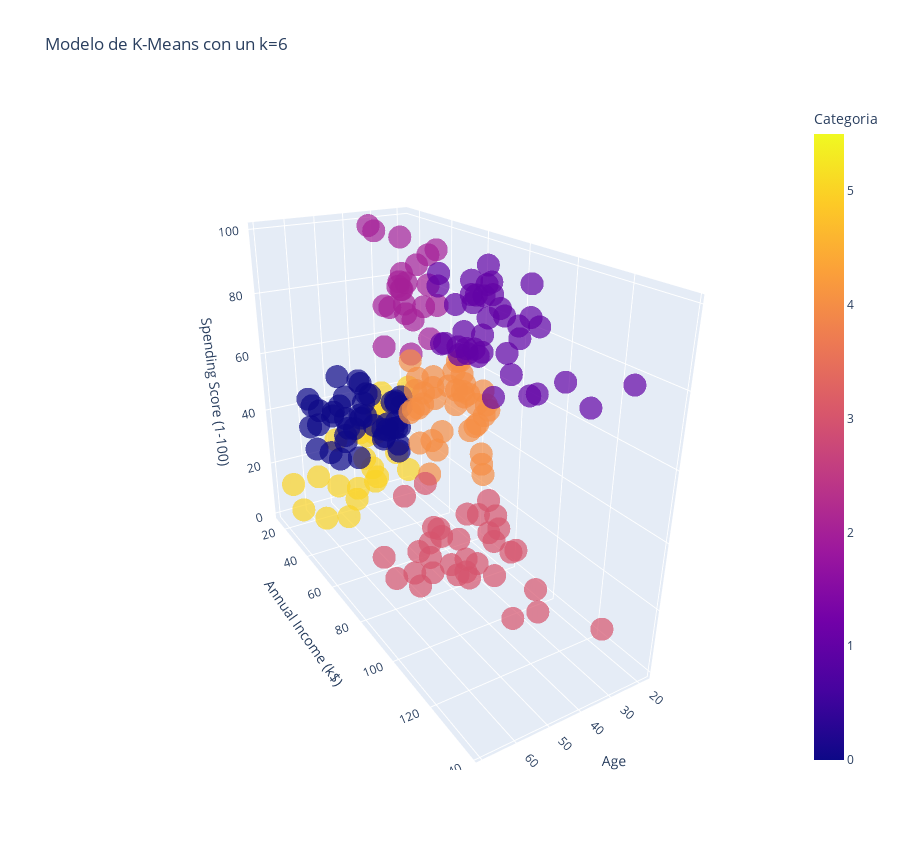

Notebook cell for this chart:
### Code cell
# Crear un modelo 3D de los datos agrupados

Grafica_3D = px.scatter_3d(df_filtrado, x='Age', y='Annual Income (k$)', z='Spending Score (1-100)', color='Categoria', symbol='Categoria', symbol_map={0: 'circle', 1: 'circle', 2: 'circle', 3: 'circle', 4: 'circle', 5: 'circle', 6: 'circle'}, opacity=0.7, width=900, height=850, title=f'Modelo de K-Means con un k={6}', labels={'label': 'Cluster'}, color_discrete_map={})
Grafica_3D.update_layout(showlegend=False)

### Figure 1 — Plotly figure (JSON) as saved in the notebook; plotly's stock layout.template omitted (floating-point values rounded to 4 significant figures)
{"data": [{"hovertemplate": "Categoria=%{marker.color}<br>Age=%{x}<br>Annual Income (k$)=%{y}<br>Spending Score (1-100)=%{z}<extra></extra>", "legendgroup": "5", "marker": {"color": [5, 5, 5, 5, 5, 5, 5, 5, 5, 5, 5, 5, 5, 5, 5, 5, 5, 5, 5, 5, 5, 5], "coloraxis": "coloraxis", "opacity": 0.7, "symbol": "circle"}, "mode": "markers", "name": "5", "scene": "scene", "showlegend": true, "type": "scatter3d", "x": [19, 20, 31, 35, 64, 67, 58, 37, 35, 52, 35, 46, 54, 45, 40, 60, 53, 49, 42, 36, 48, 49], "y": [15, 16, 17, 18, 19, 19, 20, 20, 21, 23, 24, 25, 28, 28, 29, 30, 33, 33, 34, 37, 39, 39], "z": [39, 6, 40, 6, 3, 14, 15, 13, 35, 29, 35, 5, 14, 32, 31, 4, 4, 14, 17, 26, 36, 28]}, {"hovertemplate": "Categoria=%{marker.color}<br>Age=%{x}<br>Annual Income (k$)=%{y}<br>Spending Score (1-100)=%{z}<extra></extra>", "legendgroup": "2", "marker": {"color": [2, 2, 2, 2, 2, 2, 2, 2, 2, 2, 2, 2, 2, 2, 2, 2, 2, 2, 2, 2, 2, 2, 2], "coloraxis": "coloraxis", "opacity": 0.7, "symbol": "circle"}, "mode": "markers", "name": "2", "scene": "scene", "showlegend": true, "type": "scatter3d", "x": [21, 23, 22, 23, 30, 35, 24, 22, 20, 35, 25, 31, 29, 35, 23, 21, 18, 21, 30, 20, 24, 31, 24], "y": [15, 16, 17, 18, 19, 19, 20, 20, 21, 23, 24, 25, 28, 28, 29, 30, 33, 33, 34, 37, 38, 39, 39], "z": [81, 77, 76, 94, 72, 99, 77, 79, 66, 98, 73, 73, 82, 61, 87, 73, 92, 81, 73, 75, 92, 61, 65]}, {"hovertemplate": "Categoria=%{marker.color}<br>Age=%{x}<br>Annual Income (k$)=%{y}<br>Spending Score (1-100)=%{z}<extra></extra>", "legendgroup": "0", "marker": {"color": [0, 0, 0, 0, 0, 0, 0, 0, 0, 0, 0, 0, 0, 0, 0, 0, 0, 0, 0, 0, 0, 0, 0, 0, 0, 0, 0, 0, 0, 0, 0, 0, 0, 0, 0, 0, 0, 0, 0, 0, 0, 0, 0, 0], "coloraxis": "coloraxis", "opacity": 0.7, "symbol": "circle"}, "mode": "markers", "name": "0", "scene": "scene", "showlegend": true, "type": "scatter3d", "x": [65, 50, 49, 59, 50, 47, 51, 69, 53, 70, 67, 54, 63, 43, 68, 70, 47, 60, 60, 59, 45, 49, 57, 67, 46, 48, 55, 50, 68, 48, 47, 48, 49, 67, 49, 66, 54, 68, 66, 65, 63, 49, 51, 50], "y": [38, 40, 42, 43, 43, 43, 44, 44, 46, 46, 47, 47, 48, 48, 48, 49, 49, 50, 50, 54, 54, 54, 54, 54, 54, 54, 57, 58, 59, 60, 60, 61, 62, 62, 62, 63, 63, 63, 63, 63, 65, 65, 67, 67], "z": [35, 55, 52, 60, 45, 41, 50, 46, 46, 56, 52, 59, 51, 50, 48, 55, 42, 49, 56, 47, 53, 42, 51, 41, 44, 46, 58, 46, 55, 49, 47, 42, 48, 59, 56, 50, 46, 43, 48, 52, 43, 59, 43, 57]}, {"hovertemplate": "Categoria=%{marker.color}<br>Age=%{x}<br>Annual Income (k$)=%{y}<br>Spending Score (1-100)=%{z}<extra></extra>", "legendgroup": "4", "marker": {"color": [4, 4, 4, 4, 4, 4, 4, 4, 4, 4, 4, 4, 4, 4, 4, 4, 4, 4, 4, 4, 4, 4, 4, 4, 4, 4, 4, 4, 4, 4, 4, 4, 4, 4, 4, 4, 4, 4], "coloraxis": "coloraxis", "opacity": 0.7, "symbol": "circle"}, "mode": "markers", "name": "4", "scene": "scene", "showlegend": true, "type": "scatter3d", "x": [27, 29, 31, 33, 31, 27, 19, 18, 19, 32, 26, 40, 23, 38, 21, 22, 34, 18, 40, 32, 24, 27, 20, 23, 26, 21, 19, 38, 19, 18, 19, 27, 38, 40, 23, 43, 25, 28], "y": [40, 40, 40, 42, 43, 46, 46, 48, 48, 48, 54, 54, 54, 54, 54, 57, 58, 59, 60, 60, 60, 60, 61, 62, 62, 62, 63, 64, 64, 65, 65, 67, 67, 69, 70, 71, 72, 76], "z": [47, 42, 42, 60, 54, 51, 55, 59, 59, 47, 54, 48, 52, 55, 57, 55, 60, 41, 40, 42, 52, 50, 49, 41, 55, 42, 54, 42, 46, 48, 50, 56, 40, 58, 29, 35, 34, 40]}, {"hovertemplate": "Categoria=%{marker.color}<br>Age=%{x}<br>Annual Income (k$)=%{y}<br>Spending Score (1-100)=%{z}<extra></extra>", "legendgroup": "1", "marker": {"color": [1, 1, 1, 1, 1, 1, 1, 1, 1, 1, 1, 1, 1, 1, 1, 1, 1, 1, 1, 1, 1, 1, 1, 1, 1, 1, 1, 1, 1, 1, 1, 1, 1, 1, 1, 1, 1, 1, 1], "coloraxis": "coloraxis", "opacity": 0.7, "symbol": "circle"}, "mode": "markers", "name": "1", "scene": "scene", "showlegend": true, "type": "scatter3d", "x": [39, 31, 40, 38, 39, 31, 29, 32, 35, 32, 32, 28, 32, 34, 39, 38, 27, 30, 30, 29, 31, 36, 33, 32, 28, 36, 30, 27, 35, 32, 29, 30, 28, 36, 32, 38, 35, 32, 30], "y": [69, 70, 71, 71, 71, 72, 73, 73, 74, 75, 76, 77, 77, 78, 78, 78, 78, 78, 78, 79, 81, 85, 86, 87, 87, 87, 88, 88, 93, 97, 98, 99, 101, 103, 103, 113, 120, 126, 137], "z": [91, 77, 95, 75, 75, 71, 88, 73, 72, 93, 87, 97, 74, 90, 88, 76, 89, 78, 73, 83, 93, 75, 95, 63, 75, 92, 86, 69, 90, 86, 88, 97, 68, 85, 69, 91, 79, 74, 83]}, {"hovertemplate": "Categoria=%{marker.color}<br>Age=%{x}<br>Annual Income (k$)=%{y}<br>Spending Score (1-100)=%{z}<extra></extra>", "legendgroup": "3", "marker": {"color": [3, 3, 3, 3, 3, 3, 3, 3, 3, 3, 3, 3, 3, 3, 3, 3, 3, 3, 3, 3, 3, 3, 3, 3, 3, 3, 3, 3, 3, 3, 3, 3, 3, 3], "coloraxis": "coloraxis", "opacity": 0.7, "symbol": "circle"}, "mode": "markers", "name": "3", "scene": "scene", "showlegend": true, "type": "scatter3d", "x": [59, 47, 20, 44, 19, 57, 25, 48, 34, 43, 44, 47, 37, 34, 56, 19, 50, 42, 36, 40, 36, 52, 58, 59, 37, 46, 41, 54, 41, 34, 33, 47, 45, 32], "y": [71, 71, 73, 73, 74, 75, 77, 77, 78, 78, 78, 78, 78, 78, 79, 81, 85, 86, 87, 87, 87, 88, 88, 93, 97, 98, 99, 101, 103, 103, 113, 120, 126, 137], "z": [11, 9, 5, 7, 10, 5, 12, 36, 22, 17, 20, 16, 1, 1, 35, 5, 26, 20, 27, 13, 10, 13, 15, 14, 32, 15, 39, 24, 17, 23, 8, 16, 28, 18]}], "layout": {"coloraxis": {"colorbar": {"title": {"text": "Categoria"}}, "colorscale": [[0, "#0d0887"], [0.1111, "#46039f"], [0.2222, "#7201a8"], [0.3333, "#9c179e"], [0.4444, "#bd3786"], [0.5556, "#d8576b"], [0.6667, "#ed7953"], [0.7778, "#fb9f3a"], [0.8889, "#fdca26"], [1, "#f0f921"]]}, "height": 850, "legend": {"title": {"text": "Categoria"}, "tracegroupgap": 0}, "scene": {"aspectmode": "auto", "aspectratio": {"x": 0.6093, "y": 1.429, "z": 1.148}, "camera": {"center": {"x": 0, "y": 0, "z": 0}, "eye": {"x": 1.184, "y": 1.978, "z": 1.072}, "projection": {"type": "perspective"}, "up": {"x": 0, "y": 0, "z": 1}}, "domain": {"x": [0, 1], "y": [0, 1]}, "xaxis": {"title": {"text": "Age"}, "type": "linear"}, "yaxis": {"title": {"text": "Annual Income (k$)"}, "type": "linear"}, "zaxis": {"title": {"text": "Spending Score (1-100)"}, "type": "linear"}}, "showlegend": false, "title": {"text": "Modelo de K-Means con un k=6"}, "width": 900}}
